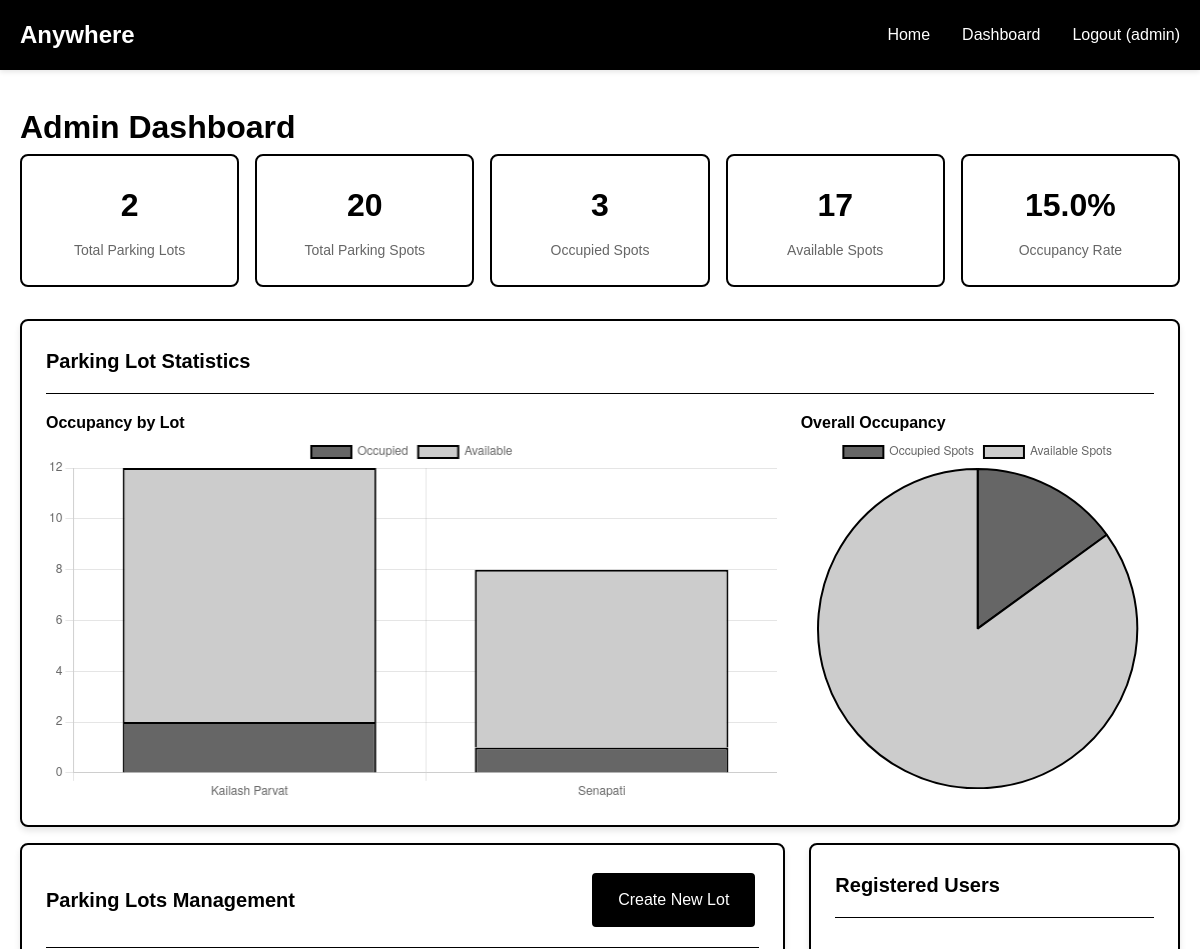
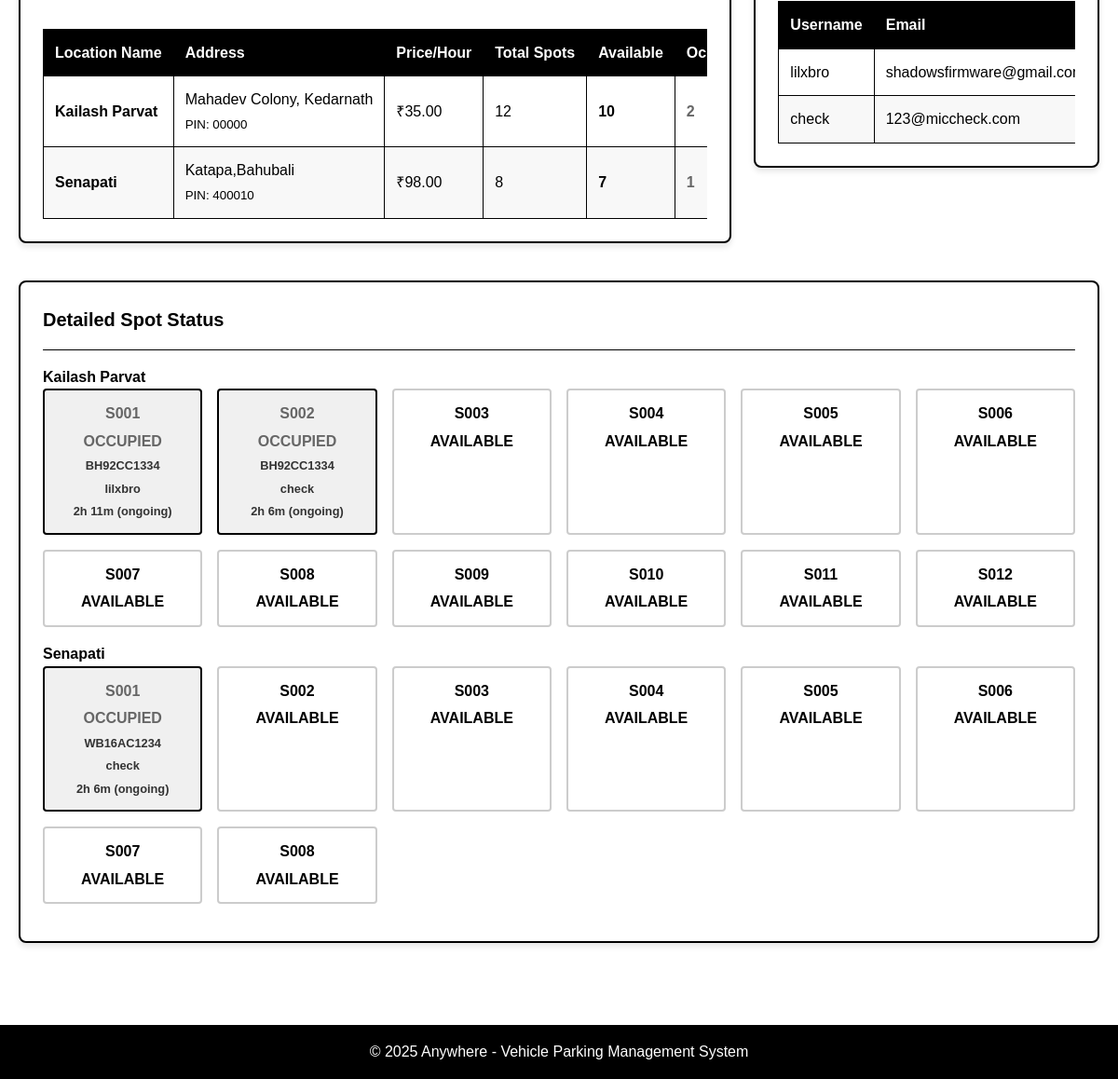
The app's page /admin/dashboard (signed in), older data (2 pictures, top to bottom).
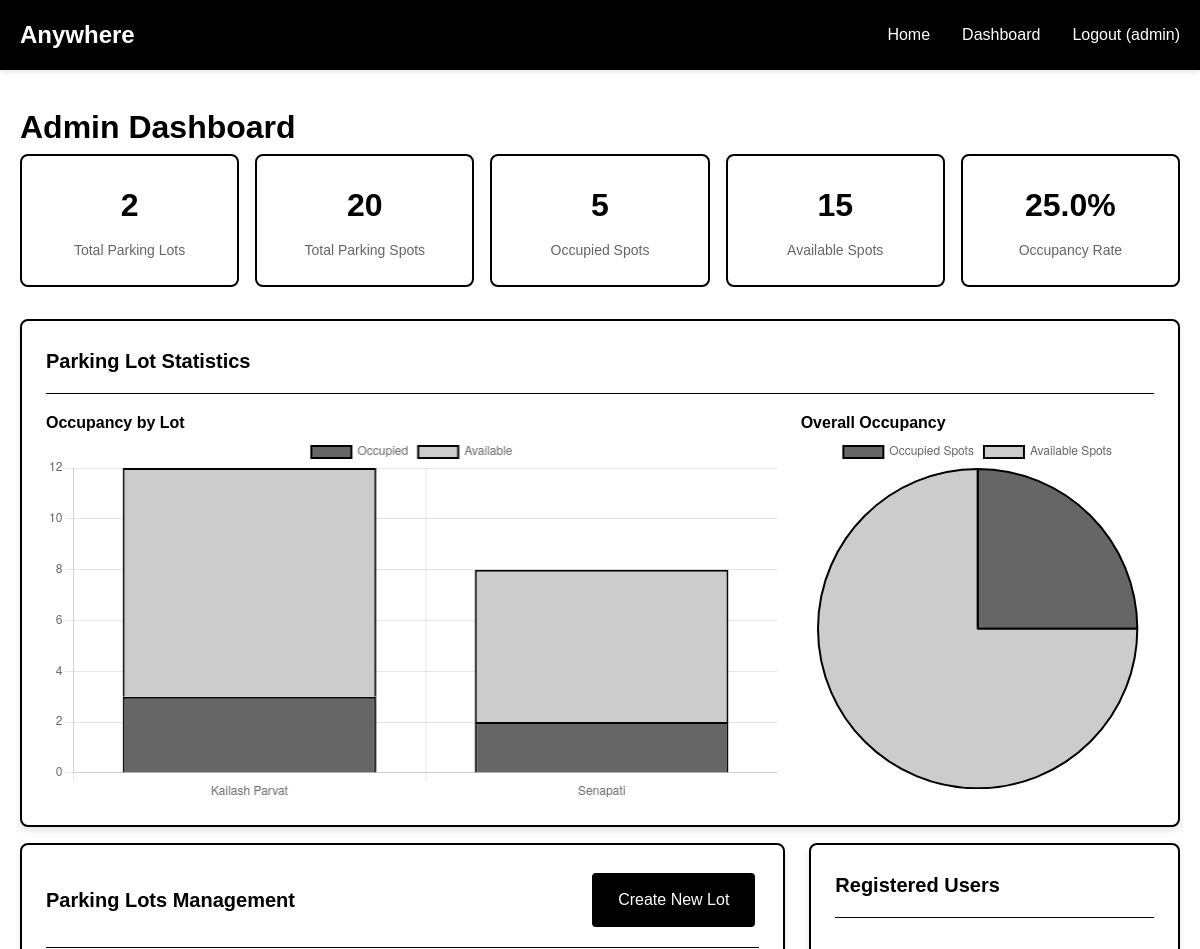
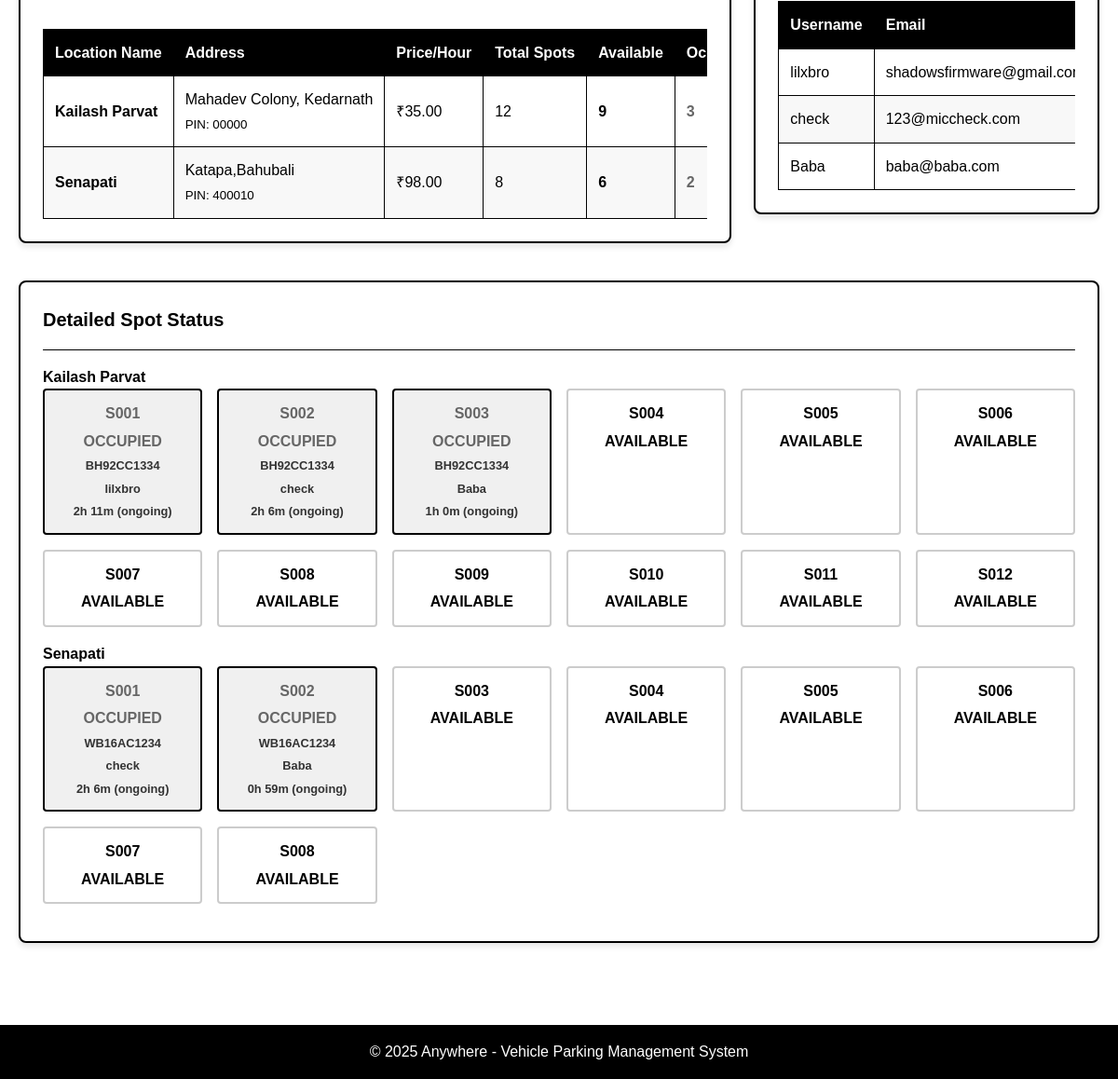
The same page, newer data (2 pictures, top to bottom).
### backend/models.py (models this page shows, shortened)
class User(db.Model):
    __tablename__ = 'users'
    id = db.Column(db.Integer, primary_key=True)
    username = db.Column(db.String(80), unique=True, nullable=False)
    email = db.Column(db.String(120), unique=True, nullable=False)
    password_hash = db.Column(db.String(120), nullable=False)
    phone = db.Column(db.String(15), nullable=True)
    is_admin = db.Column(db.Boolean, default=False)
    created_at = db.Column(db.DateTime, default=datetime.utcnow)
    reservations = db.relationship('Reservation', backref='user', lazy=True, cascade='all, delete-orphan')

class ParkingLot(db.Model):
    __tablename__ = 'parking_lots'
    id = db.Column(db.Integer, primary_key=True)
    prime_location_name = db.Column(db.String(100), nullable=False)
    address = db.Column(db.Text, nullable=False)
    pin_code = db.Column(db.String(10), nullable=False)
    price_per_hour = db.Column(db.Float, nullable=False)
    maximum_spots = db.Column(db.Integer, nullable=False)
    created_at = db.Column(db.DateTime, default=datetime.utcnow)
    spots = db.relationship('ParkingSpot', backref='lot', lazy=True, cascade='all, delete-orphan', order_by='ParkingSpot.spot_number')
    @property
    def available_spots_count(self):
        return len([spot for spot in self.spots if spot.status == 'A'])
    @property
    def occupied_spots_count(self):
        return len([spot for spot in self.spots if spot.status == 'O'])

class ParkingSpot(db.Model):
    __tablename__ = 'parking_spots'
    id = db.Column(db.Integer, primary_key=True)
    lot_id = db.Column(db.Integer, db.ForeignKey('parking_lots.id'), nullable=False)
    spot_number = db.Column(db.String(10), nullable=False)
    status = db.Column(db.String(1), default='A', nullable=False)  # A-Available, O-Occupied
    created_at = db.Column(db.DateTime, default=datetime.utcnow)
    reservations = db.relationship('Reservation', backref='spot', lazy=True)
    @property
    def current_reservation(self):
        return Reservation.query.filter_by(
            spot_id=self.id,
            leaving_timestamp=None
        ).first()

class Reservation(db.Model):
    __tablename__ = 'reservations'
    id = db.Column(db.Integer, primary_key=True)
    spot_id = db.Column(db.Integer, db.ForeignKey('parking_spots.id'), nullable=False)
    user_id = db.Column(db.Integer, db.ForeignKey('users.id'), nullable=False)
    vehicle_number = db.Column(db.String(20), nullable=False)
    parking_timestamp = db.Column(db.DateTime, default=datetime.utcnow)
    leaving_timestamp = db.Column(db.DateTime, nullable=True)
    parking_cost = db.Column(db.Float, nullable=True)
    @property
    def duration_str(self):
        end_time = self.leaving_timestamp or datetime.utcnow()
        if self.parking_timestamp:
            duration = end_time - self.parking_timestamp
            hours = int(duration.total_seconds() // 3600)
            minutes = int((duration.total_seconds() % 3600) // 60)
            if not self.leaving_timestamp:
                return f"{hours}h {minutes}m (ongoing)"
            return f"{hours}h {minutes}m"
        return "N/A"

### backend/app.py (the view)
@app.route('/admin/dashboard')
@admin_required
def admin_dashboard():
    lots = ParkingLot.query.order_by(ParkingLot.prime_location_name).all()
    users = User.query.filter_by(is_admin=False).all()
    total_lots = len(lots)
    total_spots = sum(lot.maximum_spots for lot in lots)
    occupied_spots = sum(lot.occupied_spots_count for lot in lots)
    available_spots = total_spots - occupied_spots
    stats = {
        'total_lots': total_lots,
        'total_spots': total_spots,
        'occupied_spots': occupied_spots,
        'available_spots': available_spots,
        'occupancy_rate': round((occupied_spots / total_spots * 100) if total_spots > 0 else 0, 1)
    }
    chart_data = {
        'lot_names': [lot.prime_location_name for lot in lots],
        'lot_occupied': [lot.occupied_spots_count for lot in lots],
        'lot_available': [lot.available_spots_count for lot in lots],
        'overall_occupied': occupied_spots,
        'overall_available': available_spots
    }
    return render_template('admin_dashboard.html',
                           lots=lots, users=users, stats=stats, chart_data=chart_data)

### frontend/templates/admin_dashboard.html (shortened to what this page needs)
{% extends "base.html" %}
{% block content %}
<h1>Admin Dashboard</h1>
<div class="stats-grid">
    <div class="stat-card">
        <span class="stat-number" id="total-lots">{{ stats.total_lots }}</span>
        <div class="stat-label">Total Parking Lots</div>
    </div>
    <div class="stat-card">
        <span class="stat-number" id="total-spots">{{ stats.total_spots }}</span>
        <div class="stat-label">Total Parking Spots</div>
    </div>
    <div class="stat-card">
        <span class="stat-number" id="occupied-spots">{{ stats.occupied_spots }}</span>
        <div class="stat-label">Occupied Spots</div>
    </div>
    <div class="stat-card">
        <span class="stat-number" id="available-spots">{{ stats.available_spots }}</span>
        <div class="stat-label">Available Spots</div>
    </div>
    <div class="stat-card">
        <span class="stat-number">{{ stats.occupancy_rate }}%</span>
        <div class="stat-label">Occupancy Rate</div>
    </div>
</div>
{% if lots %}
<div class="card mb-2">
    <div class="card-header">
        <h3 class="card-title">Parking Lot Statistics</h3>
    </div>
    <div class="row">
        <div class="col-md-8">
            <h4>Occupancy by Lot</h4>
            <canvas id="lotOccupancyChart"></canvas>
        </div>
        <div class="col-md-4">
            <h4>Overall Occupancy</h4>
            <canvas id="overallOccupancyChart"></canvas>
        </div>
    </div>
</div>
{% endif %}
<div class="row">
    <div class="col-md-8">
        <div class="card">
            <div class="card-header">
                <h3 class="card-title">Parking Lots Management</h3>
                <a href="{{ url_for('create_lot') }}" class="btn btn-primary">Create New Lot</a>
            </div>
            {% if lots %}
                <div class="table-container">
                    <table class="table">
                        <thead>
                            <tr>
                                <th>Location Name</th>
                                <th>Address</th>
                                <th>Price/Hour</th>
                                <th>Total Spots</th>
                                <th>Available</th>
                                <th>Occupied</th>
                            </tr>
                        </thead>
                        <tbody>
                            {% for lot in lots %}
                            <tr>
                                <td><strong>{{ lot.prime_location_name }}</strong></td>
                                <td>{{ lot.address }}<br><small>PIN: {{ lot.pin_code }}</small></td>
                                <td>₹{{ "%.2f"|format(lot.price_per_hour) }}</td>
                                <td>{{ lot.maximum_spots }}</td>
                                <td class="status-available">{{ lot.available_spots_count }}</td>
                                <td class="status-occupied">{{ lot.occupied_spots_count }}</td>
                            </tr>
                            {% endfor %}
                        </tbody>
                    </table>
                </div>
            {% else %}
                <p class="text-center p-2">No parking lots created yet. <a href="{{ url_for('create_lot') }}">Create your first lot</a>.</p>
            {% endif %}
        </div>
    </div>
    <div class="col-md-4">
        <div class="card">
            <div class="card-header">
                <h3 class="card-title">Registered Users</h3>
            </div>
            {% if users %}
                <div class="table-container">
                    <table class="table">
                        <thead>
                            <tr>
                                <th>Username</th>
                                <th>Email</th>
                            </tr>
                        </thead>
                        <tbody>
                            {% for user in users %}
                            <tr>
                                <td>{{ user.username }}</td>
                                <td>{{ user.email }}</td>
                            </tr>
                            {% endfor %}
                        </tbody>
                    </table>
                </div>
            {% else %}
                <p class="text-center p-2">No users registered yet.</p>
            {% endif %}
        </div>
    </div>
</div>
{% if lots %}
<div class="card mt-2">
    <div class="card-header">
        <h3 class="card-title">Detailed Spot Status</h3>
    </div>
    {% for lot in lots %}
    <div class="mb-2">
        <h4>{{ lot.prime_location_name }}</h4>
        <div class="parking-spots-grid">
            {% for spot in lot.spots %}
            <div class="spot-card status-{{ 'occupied' if spot.status == 'O' else 'available' }}">
                <strong>{{ spot.spot_number }}</strong>
                <span>{{ 'OCCUPIED' if spot.status == 'O' else 'AVAILABLE' }}</span>
                {% if spot.current_reservation %}
                <small>{{ spot.current_reservation.vehicle_number }}</small>
                <small>{{ spot.current_reservation.user.username }}</small>
                <small>{{ spot.current_reservation.duration_str }}</small>
                {% endif %}
            </div>
            {% endfor %}
        </div>
    </div>
    {% endfor %}
</div>
{% endif %}
{% endblock %}
{% block scripts %}
{% if chart_data %}
<script>
document.addEventListener('DOMContentLoaded', function() {
    // Overall Occupancy Pie Chart
    const overallCtx = document.getElementById('overallOccupancyChart').getContext('2d');
    new Chart(overallCtx, {
        type: 'pie',
        data: {
            labels: ['Occupied Spots', 'Available Spots'],
            datasets: [{
                label: 'Overall Occupancy',
                data: [{{ chart_data.overall_occupied }}, {{ chart_data.overall_available }}],
                backgroundColor: [
                    '#666666', // Occupied - Dark Gray
                    '#cccccc'  // Available - Light Gray
                ],
                borderColor: '#000000',
                borderWidth: 2
            }]
        },
        options: {
            responsive: true,
            plugins: {
                legend: {
                    position: 'top',
                }
            }
        }
    });
    // Lot Occupancy Bar Chart
    const lotCtx = document.getElementById('lotOccupancyChart').getContext('2d');
    new Chart(lotCtx, {
        type: 'bar',
        data: {
            labels: {{ chart_data.lot_names | tojson }},
            datasets: [{
                label: 'Occupied',
                data: {{ chart_data.lot_occupied | tojson }},
                backgroundColor: '#666666',
                borderColor: '#000000',
                borderWidth: 2
            }, {
                label: 'Available',
                data: {{ chart_data.lot_available | tojson }},
                backgroundColor: '#cccccc',
                borderColor: '#000000',
                borderWidth: 2
            }]
        },
        options: {
            responsive: true,
            scales: {
                x: {
                    stacked: true,
                },
                y: {
                    stacked: true,
                    beginAtZero: true
                }
            },
            plugins: {
                legend: {
                    position: 'top',
                }
            }
        }
    });
});
</script>
{% endif %}
{% endblock %}

### frontend/templates/base.html (shortened to what this page needs)
<!DOCTYPE html>
<html lang="en">
<head>
    <link rel="stylesheet" href="{{ url_for('static', filename='css/style.css') }}">
</head>
<body>
    <header class="header">
        <div class="container">
            <nav class="navbar">
                <div class="logo">Anywhere</div>
                <ul class="nav-links">
                    <li><a href="{{ url_for('index') }}">Home</a></li>
                    {% if session.user_id %}
                        {% if session.is_admin %}
                            <li><a href="{{ url_for('admin_dashboard') }}">Dashboard</a></li>
                        {% else %}
                            <li><a href="{{ url_for('user_dashboard') }}">Dashboard</a></li>
                        {% endif %}
                        <li><a href="{{ url_for('logout') }}">Logout ({{ session.username }})</a></li>
                    {% else %}
                        <li><a href="{{ url_for('login') }}">Login</a></li>
                        <li><a href="{{ url_for('register') }}">Register</a></li>
                    {% endif %}
                </ul>
            </nav>
        </div>
    </header>
    <main class="main-content">
        <div class="container">
            {% block content %}{% endblock %}
        </div>
    </main>
    <footer class="footer">
        <div class="container">
            <p>&copy; 2025 Anywhere - Vehicle Parking Management System</p>
        </div>
    </footer>
    {% block scripts %}{% endblock %}
</body>
</html>

Row changes from the older to the newer data that the page shows:
changed through a linked row, ParkingLot "Kailash Parvat": available_spots_count "10" → "9"; occupied_spots_count "2" → "3"
changed through a linked row, ParkingLot "Senapati": available_spots_count "7" → "6"; occupied_spots_count "1" → "2"
added User: username "Baba", email "baba@baba.com"
changed ParkingSpot: status "AVAILABLE" → "OCCUPIED"; current_reservation.vehicle_number (not shown) → "BH92CC1334"; current_reservation.user.username (not shown) → "Baba"; current_reservation.duration_str (not shown) → "1h 0m (ongoing)"
changed ParkingSpot: status "AVAILABLE" → "OCCUPIED"; current_reservation.vehicle_number (not shown) → "WB16AC1234"; current_reservation.user.username (not shown) → "Baba"; current_reservation.duration_str (not shown) → "0h 59m (ongoing)"
Text that changed along with them:
{{ stats.occupied_spots }}: "3" → "5"
{{ stats.available_spots }}: "17" → "15"
{{ stats.occupancy_rate }}: "15.0" → "25.0"
chart data {{ chart_data.overall_occupied }}: 3 → 5
chart data {{ chart_data.overall_available }}: 17 → 15
chart data {{ chart_data.lot_occupied | tojson }}: [2, 1] → [3, 2]
chart data {{ chart_data.lot_available | tojson }}: [10, 7] → [9, 6]
